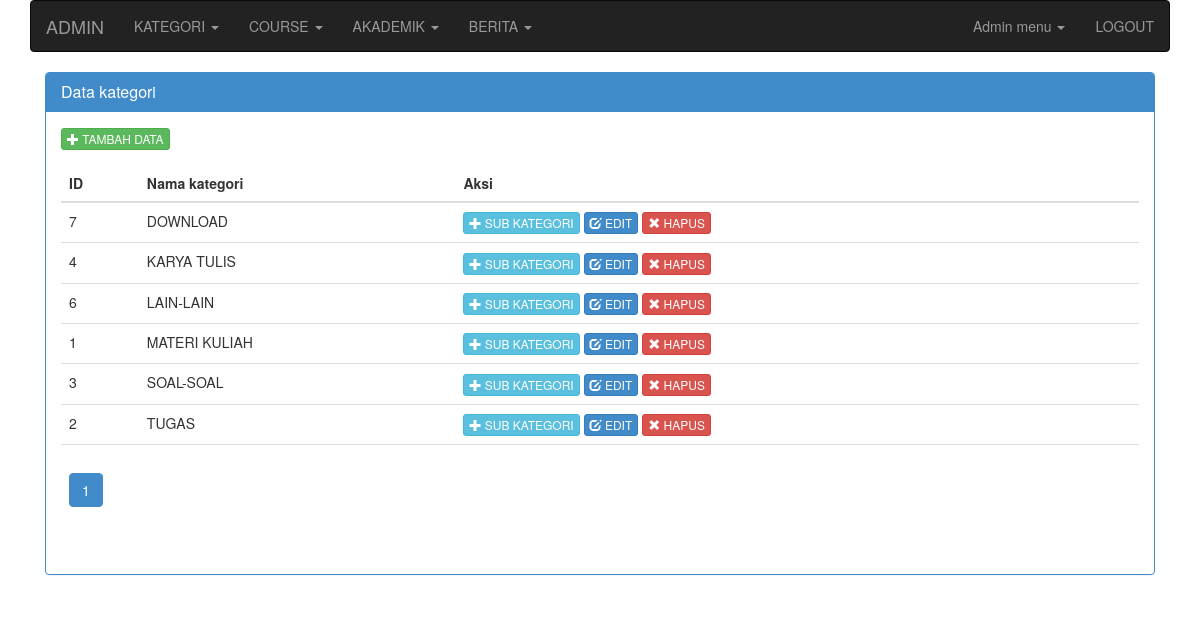
/admin.php?mod=kategori (signed in), run on the app's committed database.
### tables this page shows
CREATE TABLE IF NOT EXISTS `kategori` (
  `kategori_id` int(11) NOT NULL AUTO_INCREMENT,
  `kategori_parent_id` int(11) DEFAULT '0',
  `kategori_nama` varchar(255) DEFAULT NULL,
  PRIMARY KEY (`kategori_id`)
);

### modules/kategori/admin/action_kategori.php (called while the page is built, shortened)
<?php
$parent_id = 0;
$query = "SELECT * FROM kategori WHERE kategori_parent_id = $parent_id  ORDER BY kategori_nama ASC";
$paging = new Pagination($query,10);
$num_rows = $paging->NumRows();
$result = $paging->Result();
$link = $paging->Link();
?>

### modules/kategori/admin/kategori.php (the view, shortened to what this page needs)
<div class="col-md-12" id="content-container">
<div class="panel panel-primary">
    <div class="panel-heading"><h3 class="panel-title">Data kategori<?=$title_page?></h3></div>
    <div class="panel-body">
            <div class="row clearfix">
            <div class="col-md-12 column" id="post">
            	<div class="text-left" style="margin-bottom:15px;"><?=link_tambah("admin.php?mod=kategori&act=add_kategori&parent_id=$parent_id")?></div>
            	<div class="table-responsive">
            	<table class="table">
					<thead>
                    	<tr>
                        	<th>ID</th>
                            <th>Nama kategori</th>
                            <th>Aksi</th>
                        </tr>
                    </thead>
                    <tbody>
						<?php
                        if( $num_rows > 0 )
                        {
                            foreach($result as $row)
                            {
                         ?>
                         		<tr>
                                	<td><?=$row['kategori_id']?></td>
                                    <td><?=$row['kategori_nama']?></td>
                                    <td>
                                    <?=link_subkategori("admin.php?mod=kategori&parent_id=".$row['kategori_id'])?>
									<?=link_edit("admin.php?mod=kategori&act=edit_kategori&id=$row[kategori_id]&parent_id=$parent_id")?>
                                    <?=link_hapus("admin.php?mod=kategori&delete=yes&id=".$row['kategori_id'])?>
                                    </td>
                                </tr>
                        <?php
                            }
                        }else{
						?>
                        	<tr>
                            	<td colspan="3" align="center"><em>Tidak ada data</em></td>
                            </tr>
                        <?php
						}
                        ?>
                    </tbody>
                    <tfoot>
                    	<tr>
                        	<td colspan="3"><?php echo $link; ?></td>
                        </tr>
                    </tfoot>
            	</table>
            	</div>
            </div>
            </div>
    </div>
</div>
</div>

### includes/fungsi.web.php (shortened to what this page needs)
<?php
function link_edit($url, $attr = "" )
{
	$str = "<a href=\"$url\" class=\"btn btn-primary btn-xs\" $attr>
			<i class=\"glyphicon glyphicon-edit\"></i> EDIT</a>";
	return $str;
}
function link_hapus($url, $attr = "" )
{
	$confirm = " onclick=\"return confirm('Apakah Anda yakin akan menghapus data ini?');\"";
	$str = "<a href=\"$url\" class=\"btn btn-danger btn-xs\" $confirm $attr>
			<i class=\"glyphicon glyphicon-remove\"></i> HAPUS</a>";
	return $str;
}
function link_tambah($url="",$title="Tambah data", $attr = "")
{
	$title = strtoupper($title);
	$str = "<a href=\"$url\" class=\"btn btn-success btn-xs\" $attr>
			<i class=\"glyphicon glyphicon-plus\"></i> $title</a>";
	return $str;
}
function link_subkategori($url, $attr = "" )
{
	$str = "<a href=\"$url\" class=\"btn btn-info btn-xs\" $attr>
			<i class=\"glyphicon glyphicon-plus\"></i> SUB KATEGORI</a>";
	return $str;
}

### data on the page
kategori: kategori_id "7", kategori_nama "DOWNLOAD"
kategori: kategori_id "4", kategori_nama "KARYA TULIS"
kategori: kategori_id "6", kategori_nama "LAIN-LAIN"
kategori: kategori_id "1", kategori_nama "MATERI KULIAH"
kategori: kategori_id "3", kategori_nama "SOAL-SOAL"
kategori: kategori_id "2", kategori_nama "TUGAS"

### other printed values
$title "KATEGORI"
$title "COURSE"
$title "AKADEMIK"
$title "BERITA"
$title "TAMBAH DATA"
